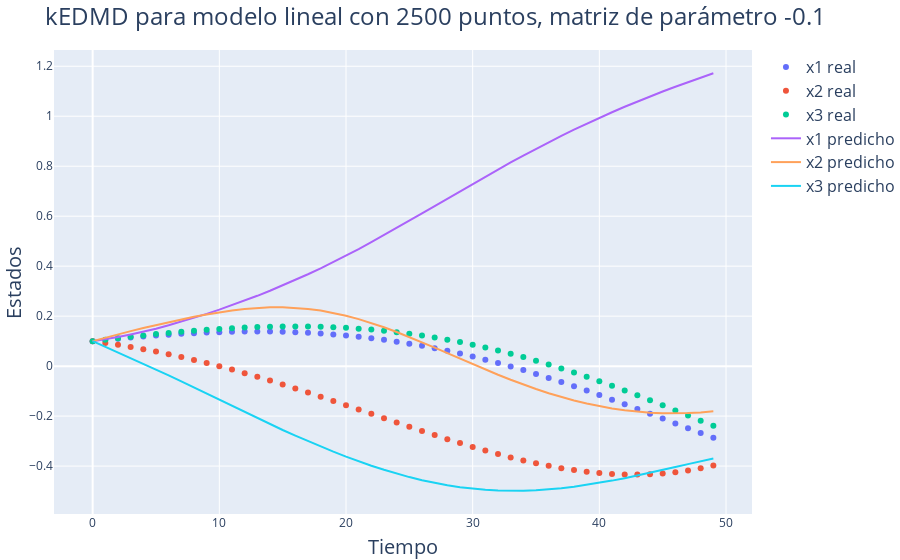

Notebook code for this chart:
### Code cell
# Alpha
alpha = -0.1

# Predicción
x, x_koop, A, U = compute_linear_kedmd(alpha, N)

# Gráfico
fig = go.Figure()

fig.add_trace(go.Scatter(x=t, y=x[:,0], name='x1 real', mode='markers'))
fig.add_trace(go.Scatter(x=t, y=x[:,1], name='x2 real', mode='markers'))
fig.add_trace(go.Scatter(x=t, y=x[:,2], name='x3 real', mode='markers'))

fig.add_trace(go.Scatter(x=t, y=x_koop[:,0], name='x1 predicho'))
fig.add_trace(go.Scatter(x=t, y=x_koop[:,1], name='x2 predicho'))
fig.add_trace(go.Scatter(x=t, y=x_koop[:,2], name='x3 predicho'))

# Colocar titulo
fig.update_layout(
    title=f"kEDMD para modelo lineal con {N} puntos, matriz de parámetro {alpha}",
    xaxis_title="Tiempo",
    yaxis_title="Estados",
    margin=dict(l=0, r=0, t=50, b=0)
    )

fig.write_image(img_path+"Linear2.pdf")
fig.show()
